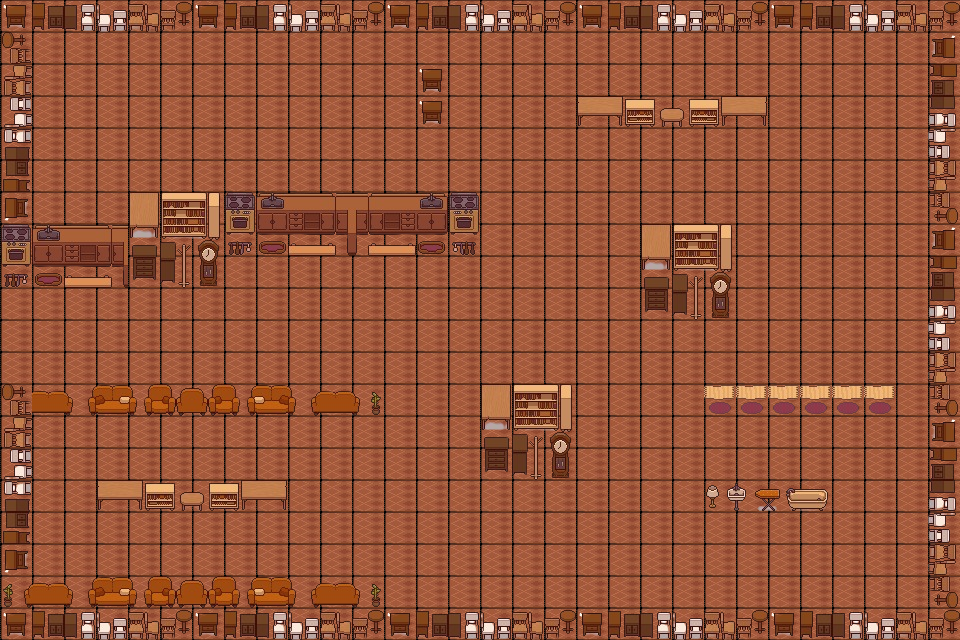

This game map was drawn from its Tiled (.tmx) file and the tilesets committed beside it. A one-line description and the full map source follow:
An orthogonal 30x20 tile map with 32x32 px tiles, 2 tile layers (GroundLayer, ObjectLayer) and 17 objects.

<map version="1.10" tiledversion="1.10.1" orientation="orthogonal" renderorder="right-down" width="30" height="20" tilewidth="32" tileheight="32" infinite="0" nextlayerid="5" nextobjectid="19">
 <tileset firstgid="1" name="kitchen" tilewidth="32" tileheight="32" tilecount="54" columns="6">
  <image source="kitchen.png" width="208" height="288" />
 </tileset>
 <layer id="1" name="GroundLayer" width="30" height="20">
  <data encoding="csv">
12,12,12,12,12,12,12,12,12,12,12,12,12,12,12,12,12,12,12,12,12,12,12,12,12,12,12,12,12,12,
12,12,12,12,12,12,12,12,12,12,12,12,12,12,12,12,12,12,12,12,12,12,12,12,12,12,12,12,12,12,
12,12,12,12,12,12,12,12,12,12,12,12,12,12,12,12,12,12,12,12,12,12,12,12,12,12,12,12,12,12,
12,12,12,12,12,12,12,12,12,12,12,12,12,12,12,12,12,12,12,12,12,12,12,12,12,12,12,12,12,12,
12,12,12,12,12,12,12,12,12,12,12,12,12,12,12,12,12,12,12,12,12,12,12,12,12,12,12,12,12,12,
12,12,12,12,12,12,12,12,12,12,12,12,12,12,12,12,12,12,12,12,12,12,12,12,12,12,12,12,12,12,
12,12,12,12,12,12,12,12,12,12,12,12,12,12,12,12,12,12,12,12,12,12,12,12,12,12,12,12,12,12,
12,12,12,12,12,12,12,12,12,12,12,12,12,12,12,12,12,12,12,12,12,12,12,12,12,12,12,12,12,12,
12,12,12,12,12,12,12,12,12,12,12,12,12,12,12,12,12,12,12,12,12,12,12,12,12,12,12,12,12,12,
12,12,12,12,12,12,12,12,12,12,12,12,12,12,12,12,12,12,12,12,12,12,12,12,12,12,12,12,12,12,
12,12,12,12,12,12,12,12,12,12,12,12,12,12,12,12,12,12,12,12,12,12,12,12,12,12,12,12,12,12,
12,12,12,12,12,12,12,12,12,12,12,12,12,12,12,12,12,12,12,12,12,12,12,12,12,12,12,12,12,12,
12,12,12,12,12,12,12,12,12,12,12,12,12,12,12,12,12,12,12,12,12,12,12,12,12,12,12,12,12,12,
12,12,12,12,12,12,12,12,12,12,12,12,12,12,12,12,12,12,12,12,12,12,12,12,12,12,12,12,12,12,
12,12,12,12,12,12,12,12,12,12,12,12,12,12,12,12,12,12,12,12,12,12,12,12,12,12,12,12,12,12,
12,12,12,12,12,12,12,12,12,12,12,12,12,12,12,12,12,12,12,12,12,12,12,12,12,12,12,12,12,12,
12,12,12,12,12,12,12,12,12,12,12,12,12,12,12,12,12,12,12,12,12,12,12,12,12,12,12,12,12,12,
12,12,12,12,12,12,12,12,12,12,12,12,12,12,12,12,12,12,12,12,12,12,12,12,12,12,12,12,12,12,
12,12,12,12,12,12,12,12,12,12,12,12,12,12,12,12,12,12,12,12,12,12,12,12,12,12,12,12,12,12,
12,12,12,12,12,12,12,12,12,12,12,12,12,12,12,12,12,12,12,12,12,12,12,12,12,12,12,12,12,12
</data>
 </layer>
 <objectgroup id="3" name="Objects">
  <object id="1" x="8" y="5.33333" width="952" height="24" />
  <object id="2" x="946.667" y="44" />
  <object id="3" x="937.333" y="33.3333" width="22.6667" height="602.667" />
  <object id="4" x="5.33333" y="617.333" width="945.333" height="18.6667" />
  <object id="5" x="-1.33333" y="29.3333" width="22.6667" height="596" />
  <object id="6" x="100" y="598.667" />
  <object id="7" x="14.6667" y="581.333" width="365.333" height="37.3333" />
  <object id="8" x="22.6667" y="390.667" width="364" height="21.3333" />
  <object id="9" x="98.6667" y="482.667" width="192" height="30.6667" />
  <object id="10" x="488" y="389.333" width="85.3333" height="88" />
  <object id="11" x="644" y="225.333" width="94.6667" height="92" />
  <object id="12" x="584" y="101.333" width="182.667" height="24" />
  <object id="13" x="425.333" y="65.3333" width="16" height="64" />
  <object id="14" x="133.333" y="194.667" width="346.667" height="58.6667" />
  <object id="15" x="17.3333" y="222.667" width="204" height="61.3333" />
  <object id="16" x="709.333" y="485.333" width="121.333" height="22.6667" />
 </objectgroup>
 <objectgroup id="4" name="door">
  <object id="18" x="769.333" y="266.667" width="117.333" height="113.333" />
 </objectgroup>
 <layer id="2" name="ObjectLayer" width="30" height="20">
  <data encoding="csv">
1,2,3,4,5,6,1,2,3,4,5,6,1,2,3,4,5,6,1,2,3,4,5,6,1,2,3,4,5,6,
1610612742,0,0,0,0,0,0,0,0,0,0,0,0,0,0,0,0,0,0,0,0,0,0,0,0,0,0,0,0,2684354561,
1610612741,0,0,0,0,0,0,0,0,0,0,0,0,1,0,0,0,0,0,0,0,0,0,0,0,0,0,0,0,2684354562,
1610612740,0,0,0,0,0,0,0,0,0,0,0,0,1,0,0,0,0,7,8,9,2147483657,2147483656,2147483655,0,0,0,0,0,2684354563,
1610612739,0,0,0,0,0,0,0,0,0,0,0,0,0,0,0,0,0,0,0,0,0,0,0,0,0,0,0,0,2684354564,
1610612738,0,0,0,0,0,0,0,0,0,0,0,0,0,0,0,0,0,0,0,0,0,0,0,0,0,0,0,0,2684354565,
1610612737,0,0,0,13,14,15,39,40,41,42,2147483690,2147483689,2147483688,2147483687,0,0,0,0,0,0,0,0,0,0,0,0,0,0,2684354566,
39,40,41,42,19,20,21,45,46,47,48,2147483696,2147483695,2147483694,2147483693,0,0,0,0,0,13,14,15,0,0,0,0,0,0,2684354561,
45,46,47,48,25,26,27,0,0,0,0,0,0,0,0,0,0,0,0,0,19,20,21,0,0,0,0,0,0,2684354562,
0,0,0,0,0,0,0,0,0,0,0,0,0,0,0,0,0,0,0,0,25,26,27,0,0,0,0,0,0,2684354563,
0,0,0,0,0,0,0,0,0,0,0,0,0,0,0,0,0,0,0,0,0,0,0,0,0,0,0,0,0,2684354564,
0,0,0,0,0,0,0,0,0,0,0,0,0,0,0,0,0,0,0,0,0,0,0,0,0,0,0,0,0,2684354565,
1610612742,32,33,34,35,36,2147483684,2147483683,2147483682,2147483681,2147483680,2147483679,0,0,0,13,14,15,0,0,0,0,11,11,11,11,11,11,0,2684354566,
1610612741,0,0,0,0,0,0,0,0,0,0,0,0,0,0,19,20,21,0,0,0,0,0,0,0,0,0,0,0,2684354561,
1610612740,0,0,0,0,0,0,0,0,0,0,0,0,0,0,25,26,27,0,0,0,0,0,0,0,0,0,0,0,2684354562,
1610612739,0,0,7,8,9,2147483657,2147483656,2147483655,0,0,0,0,0,0,0,0,0,0,0,0,0,49,50,51,52,0,0,0,2684354563,
1610612738,0,0,0,0,0,0,0,0,0,0,0,0,0,0,0,0,0,0,0,0,0,0,0,0,0,0,0,0,2684354564,
1610612737,0,0,0,0,0,0,0,0,0,0,0,0,0,0,0,0,0,0,0,0,0,0,0,0,0,0,0,0,2684354565,
31,32,33,34,35,36,2147483684,2147483683,2147483682,2147483681,2147483680,2147483679,0,0,0,0,0,0,0,0,0,0,0,0,0,0,0,0,0,2684354566,
1,2,3,4,5,6,1,2,3,4,5,6,1,2,3,4,5,6,1,2,3,4,5,6,1,2,3,4,5,6
</data>
 </layer>
</map>
